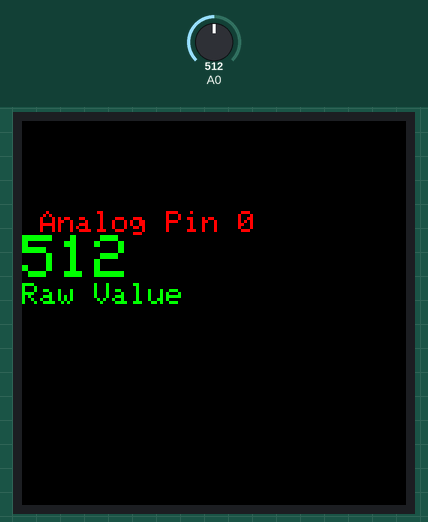
A sketch run on a simulated Arduino Uno, built with avr-gcc and run on an emulated ATmega328P. On the bench: 128×128 colour display. The test bench sets the inputs (shaded band); at power-on: A0 = 512. What the sketch prints to the serial monitor is not drawn.

Above: at 1.3 s.
1.4 s: A0 set to 0
At 2.6 s:
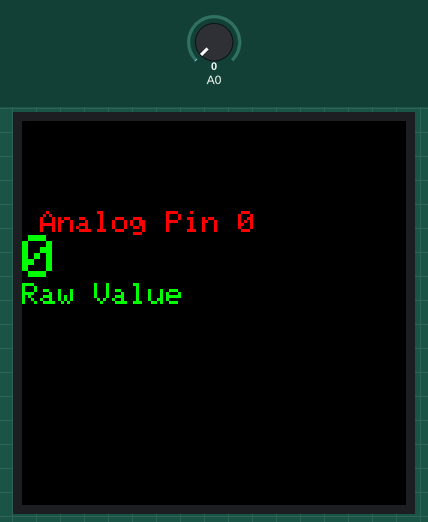
4.4 s: A0 set to 306
At 5.2 s:
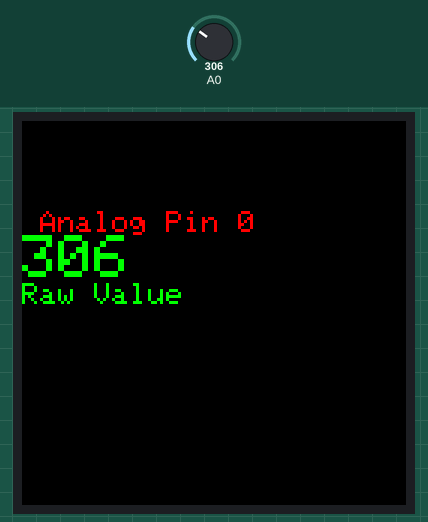
7.4 s: A0 set to 122
At 8.1 s:
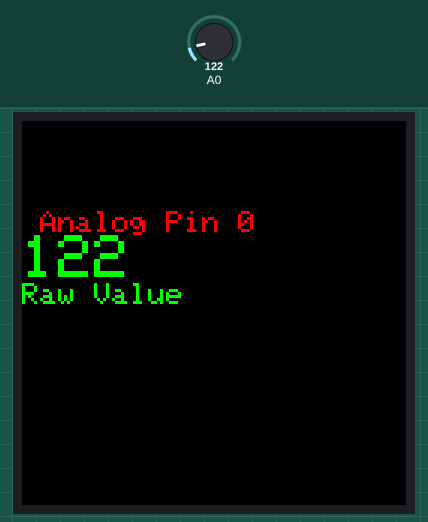
10.4 s: A0 set to 0
At 11.8 s:
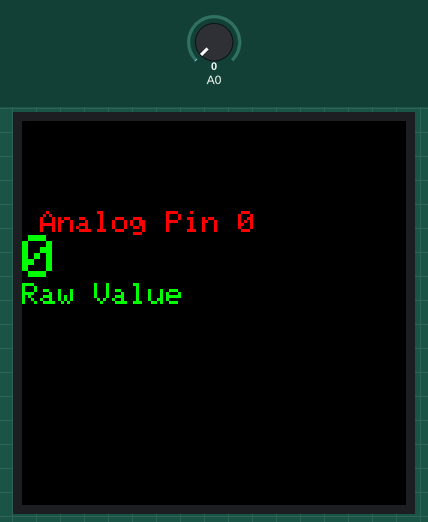
16.4 s: A0 set to 122
At 16.8 s:
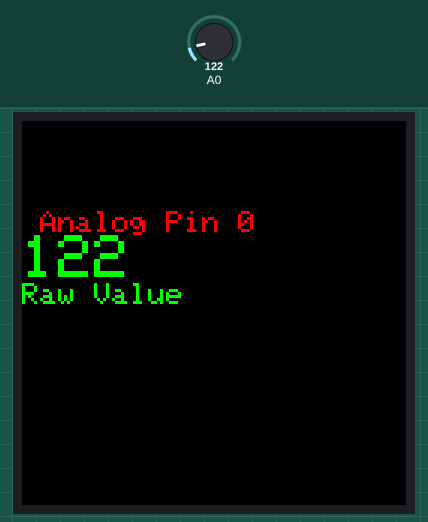
19.4 s: A0 set to 1023
At 20.8 s:
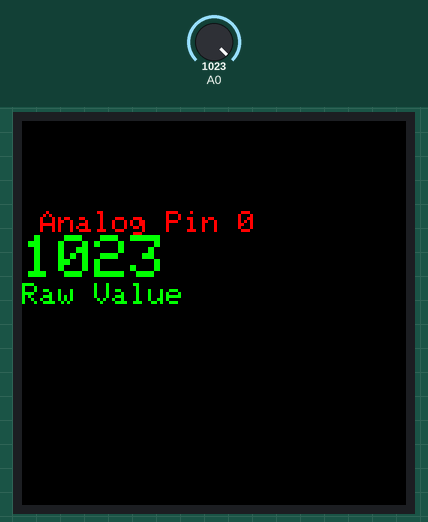
Timing chart, 0 to 22.4 s (numbered marks = the images above; inputs shaded):
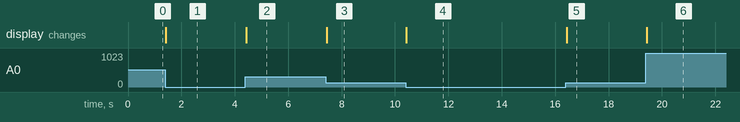

Measured:
- after the input at 1.4 s, the display: changes at once (image 1)
- after the input at 4.4 s, the display: changes at once (image 2)
- after the input at 7.4 s, the display: changes at once (image 3)
- after the input at 10.4 s, the display: changes at once (image 4)
- after the input at 16.4 s, the display: changes at once (image 5)
- after the input at 19.4 s, the display: changes at once (image 6)

The sketch:

Analog_Read.ino
```cpp
/***************************************************
Simple Bar Graph for the 128x128 color SPI display

Code adapted from here: http://henrysbench.capnfatz.com/henrys-bench/arduino-adafruit-gfx-library-user-guide/arduino-adafruit-gfx-bar-graph/

This is a work in progress but hopefully it will help someone else by providing
a base to start and work from.

Please check out my Youtube videos here and consider a thumbs up if this helped you!
Youtube : http://www.youtube.com/mkmeorg


 * Pins
 * LED 3.3 or 5V depending on your display
 * SCK D13
 * SDA D11(MOSI)
 * A0 D8
 * RST D9
 * CS D10
 * GND GND
 * VCC 3.3 or 5V depending on your display

 ****************************************************/

#include <Adafruit_GFX.h>    // Core graphics library
#include <Adafruit_ST7735.h> // Hardware-specific library for ST7735
#include <Adafruit_ST7789.h> // Hardware-specific library for ST7789
#include <SPI.h>


// For the breakout, you can use any 2 or 3 pins
// These pins will also work for the 1.8" TFT shield
#define TFT_CS     10
#define TFT_RST    9  // you can also connect this to the Arduino reset
                       // in which case, set this #define pin to -1!
#define TFT_DC     8

// Option 1 (recommended): must use the hardware SPI pins
// (for UNO thats sclk = 13 and sid = 11) and pin 10 must be
// an output. This is much faster - also required if you want
// to use the microSD card (see the image drawing example)

// For 1.44" and 1.8" TFT with ST7735 use
Adafruit_ST7735 tft = Adafruit_ST7735(TFT_CS,  TFT_DC, TFT_RST);  //<---------------------Eric Says Use This!

// For 1.54" TFT with ST7789
//Adafruit_ST7789 tft = Adafruit_ST7789(TFT_CS,  TFT_DC, TFT_RST);

// Option 2: use any pins but a little slower!
//#define TFT_SCLK 13   // set these to be whatever pins you like!
//#define TFT_MOSI 11   // set these to be whatever pins you like!
//Adafruit_ST7735 tft = Adafruit_ST7735(TFT_CS, TFT_DC, TFT_MOSI, TFT_SCLK, TFT_RST);

#define BACKCOLOR 0x18E3
#define BARCOLOR 0x0620
#define SCALECOLOR 0xFFFF
//Analog Measurement Declarations
const int analogIn = A0;
int RawValue = 0;
int LastPercent = 0;

void setup(void) {
  Serial.begin(9600);
  Serial.print("Hello! ST77xx TFT Test");

  // Use this initializer if you're using a 1.8" TFT
  //tft.initR(INITR_BLACKTAB);   // initialize a ST7735S chip, black tab

  // Use this initializer (uncomment) if you're using a 1.44" TFT
  tft.initR(INITR_144GREENTAB);   // initialize a ST7735S chip, black tab  //<----------------------Must Change Examples to this!

  // Use this initializer (uncomment) if you're using a 0.96" 180x60 TFT
  //tft.initR(INITR_MINI160x80);   // initialize a ST7735S chip, mini display

  // Use this initializer (uncomment) if you're using a 1.54" 240x240 TFT
  //tft.init(240, 240);   // initialize a ST7789 chip, 240x240 pixels

  tft.fillScreen(BACKCOLOR);


// tft.setRotation(tft.getRotation()+1);


}

void loop() {
  tft.fillScreen(ST77XX_BLACK);
//tft.setTextWrap(false);
  tft.setCursor(0,30);
  tft.setTextColor(ST77XX_RED);
  tft.println(" Analog Pin 0");
  //tft.println ("");
  int sensorValue = analogRead(A0);
  tft.setTextSize(2);     // set text sizebigger
  tft.setTextColor(ST77XX_GREEN);
  tft.println(sensorValue);//print the pin value driectly
  tft.setTextSize(1); //set text size back smaller
  tft.println("Raw Value");


  delay(0);
}
```
